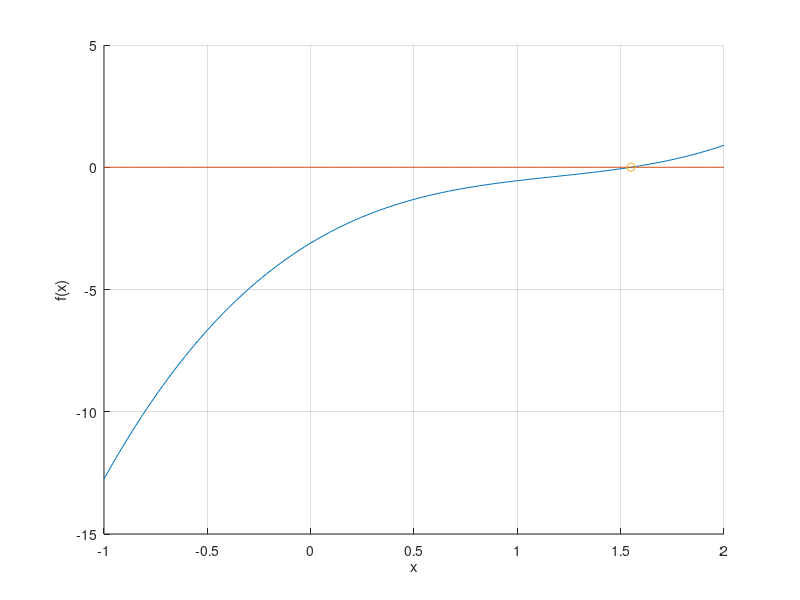

Source code (MATLAB): (Note: this script raises an error after producing the figure.)
%% %Задание 1
clear;
P = [1, -3.55, 5.1, -3.1];
x=linspace(-1,2,100);
hold on;
F=polyval(P,x);
plot(x,F);
format short;
R=roots(P);
plot(x,0*x);
for x=1:1:size(R)
    if isreal(R(x))
        plot(R(x),0*R(x), 'o');
    end
end
grid on;
ylabel('f(x)');
xlabel('x');
hold off;
%% %Задание 2
clear;
P =[1,0.1,0.2,-0.2,-2,1];
x=linspace(-1.2,1.2,800);
R=roots(P);
for a=1:1:size(R)
    if isreal(R(a))
        x0 = R(a);
    end
end
for a=1:1:size(R)
    if isreal(R(a)) && x0<R(a)
        x0 = R(a);
    end
end
x0 = x0*1/2;
x1 = -x0;
f = sym('x').^5+0.1*sym('x').^4+0.2*sym('x').^3-0.2*sym('x').^2-2*sym('x')+1;
fdiff = diff(sym('x').^5+0.1*sym('x').^4+0.2*sym('x').^3-0.2*sym('x').^2-2*sym('x')+1);
fx0 = subs(f,'x',x0);
k = subs(fdiff,'x',x0);
fcass=sym('fx0s')+sym('ks').*(x-sym('x0s'));
fcass=subs(fcass,'ks',k);
fcass=subs(fcass,'x0s',x0);
fcass=subs(fcass,'fx0s',fx0);
fx1 = subs(f,'x',x1);
k1 = subs(fdiff,'x',x1);
fnorm = sym('fx1s')+sym('k1s').*(x-sym('x1s'));
fnorm=subs(fnorm,'k1s',-1./k1);
fnorm=subs(fnorm,'x1s',x1);
fnorm=subs(fnorm,'fx1s',fx1);
alpha = atan(-1./k1);
y1 = subs(f, 'x', x1);
x2 = x1+cos(alpha);
y2 = y1+sin(alpha);
hold on;
F=polyval(P,x);
plot(x,F, 'LineWidth', 1.5);
plot(x,fcass, 'LineWidth', 1.5);
line([x1,x2], [y1,y2],'LineWidth', 1.5)
plot(x,fnorm,'LineWidth', 0.8);
grid on;
ylabel('f(x)');
xlabel('x');
hold off;
axis equal;
%% %Задание 3
clear;
A1 =[2, -3, 4, -5, 6];
B1 =[1, -3, 1];
[q1,r1] = deconv(A1,B1);
A2 = [1, -3, -1, -1];
B2 = [3, -2, 1];
[q2,r2] = deconv(A2,B2);
%% %Задание 4
clear;
f = [1, -2, 6, -10, 16];
x0 = 4;
f0 = f;
sizef = size(f);
for a=1:1:2
    for b=2:1:sizef(2)-a+1
        f0(b) = f0(b-1)*x0+f0(b);
    end
end
fx0 = f0(sizef(2));
fdiffxo = f0(sizef(2)-1);

g = [1, 1+2i, -1-3i, 7];
x0 = -2-i;
g0 = g;
sizeg = size(g);
for a=1:1:2
    for b=2:1:sizeg(2)-a+1
        g0(b) = g0(b-1)*x0+g0(b);
    end
end
gx0 = g0(sizeg(2));
gdiffxo = g0(sizeg(2)-1);
%% %Задание 5
clear;
f = sym('x').^(2.*sym('n'))-sym('n').*sym('x').^(sym('n')+1)+sym('n').*sym('x').^(sym('n')-1)-1;
n = input("Введите степень n в уравнении x^2*n-n*x^(n+1)+n*x^(n-1)-1: ");
f = subs(f,'n',n);
F = sym2poly(f);
R=roots(F);
Rsize = size(R);
fdiff = diff(f);
xmulti = R;
for a=1:1:Rsize(1)
    if ~isreal(R(a))
        xmulti(a)=NaN;
    end
    if ~subs(fdiff,'x',int8(R(a)))==0
        xmulti(a)=NaN;
    end
end
xmin = min(xmulti,[],'omitnan');
xmax = max(xmulti,[],'omitnan');
line([xmin,xmax], [0,0],'LineWidth', 1.5)
grid on;
ylabel('f(x)');
xlabel('x');
%% Задание 6
clear;
[r1,p1,K1]=residue([1,0,0],conv([1,-1],conv([1,2],[1,3])));
[r2,p2,K2]=residue([1,3],conv([1,-1],[1,0,1]));
[r3,p3,K3]=residue([1,0,0],[1,0,0,0,-1]);
%% Задание 7 1
clear;
n = input("Введите количество переменных n для построение полинома: ");
x1 = zeros([1,n]);
y1 = zeros([1,n]);
for a=1:1:n
    x1(a) = a;
    y1(a) = 1./a;
end
f1 = polyfit(x1,y1,n);
Rf = roots(f1);
Rfcopy = Rf;
b=0;
for a = 1:1:n
    if ~isreal(Rfcopy(a))
        Rfcopy(a)= NaN;
        b = b+1;
    end
end
xex=0;
TF = isnan(Rfcopy);
if n-b==1
  for a = 1:1:n
      if TF~=1
          xex = Rfcopy(a);
      end
  end
end
xmin = min(Rfcopy,[],'omitnan');
xmax = max(Rfcopy,[],'omitnan');
if n-b==1
    plot(xex,0,'o')
else
    line([xmin,xmax], [0,0],'LineWidth', 1.5);
end
grid on;
ylabel('f(x)');
xlabel('x');
%% Задание 7 2
clear;
x2 = [-1, 0, 1, 2, 3];
y2 = [6, 5, 0, 3, 2];
f2 = polyfit(x2,y2,5);
Rf = roots(f2);
Rfcopy = Rf;
b=0;
for a = 1:1:5
    if ~isreal(Rfcopy(a))
        Rfcopy(a)= NaN;
        b = b+1;
    end
end
xex=0;
TF = isnan(Rfcopy);
if 5-b==1
  for a = 1:1:5
      if TF~=1
          xex = Rfcopy(a);
      end
  end
end
xmin = min(Rfcopy,[],'omitnan');
xmax = max(Rfcopy,[],'omitnan');
if 5-b==1
    plot(xex,0,'o')
else
    line([xmin,xmax], [0,0],'LineWidth', 1.5);
end
grid on;
ylabel('f(x)');
xlabel('x');
%% Задание 8 1
clear;
f = [1,-6,15,-14]
Rf = roots(f);
fsize = size(Rf);
Rfcopy = Rf;
b=0;
for a = 1:1:fsize(1)
    if ~isreal(Rfcopy(a))
        Rfcopy(a)= NaN;
        b = b+1;
    end
end
xex=0;
TF = isnan(Rfcopy);
if fsize(1)-b==1
  for a = 1:1:fsize(1)
      if TF~=1
          xex = Rfcopy(a);
      end
  end
end
xmin = min(Rfcopy,[],'omitnan');
xmax = max(Rfcopy,[],'omitnan');
if fsize(1)-b==1
    plot(xex,0,'o')
else
    line([xmin,xmax], [0,0],'LineWidth', 1.5);
end
grid on;
ylabel('f(x)');
xlabel('x');
%% Задание 8 2
clear;
f = [24,10,-1,-19,-5,6]
Rf = roots(f);
fsize = size(Rf);
Rfcopy = Rf;
b=0;
for a = 1:1:fsize(1)
    if ~isreal(Rfcopy(a))
        Rfcopy(a)= NaN;
        b = b+1;
    end
end
xex=0;
TF = isnan(Rfcopy);
if fsize(1)-b==1
  for a = 1:1:fsize(1)
      if TF~=1
          xex = Rfcopy(a);
      end
  end
end
xmin = min(Rfcopy,[],'omitnan');
xmax = max(Rfcopy,[],'omitnan');
if fsize(1)-b==1
    plot(xex,0,'o')
else
    line([xmin,xmax], [0,0],'LineWidth', 1.5);
end
grid on;
ylabel('f(x)');
xlabel('x');
%% Задание 8 3
clear;
f = [1,-6,11,-1,-18,20,-8]
Rf = roots(f);
fsize = size(Rf);
Rfcopy = Rf;
b=0;
for a = 1:1:fsize(1)
    if ~isreal(Rfcopy(a))
        Rfcopy(a)= NaN;
        b = b+1;
    end
end
xex=0;
TF = isnan(Rfcopy);
if fsize(1)-b==1
  for a = 1:1:fsize(1)
      if TF~=1
          xex = Rfcopy(a);
      end
  end
end
xmin = min(Rfcopy,[],'omitnan');
xmax = max(Rfcopy,[],'omitnan');
if fsize(1)-b==1
    plot(xex,0,'o')
else
    line([xmin,xmax], [0,0],'LineWidth', 1.5);
end
grid on;
ylabel('f(x)');
xlabel('x');
%% Задача 9
clear;
n = input("Введите размерность матрицы nxn: ");
X = rand(n);
e = eig(X);
f = poly(e);
y = polyval(f,X);
TF = (y==zeros(n));
%% Задача 10 1
clear;
f = [1, 2, -1, -4, -2];
g = [1, 1, -1, -2, -2];
% Rf = roots(f);
% Rfsize = size(Rf);
% Rg = roots(g);
% Rgsize = size(Rg);
% TF = zeros(size(Rf));
% for a = 1:1:Rfsize(1)
%     for b = 1:1:Rgsize(1)
%         if (abs(Rf(a)-Rg(b)))<=1e-10 
%             TF(a) = Rf(a);
%         end
%     end
% end
% nodfg = poly(TF);
[q,r] = deconv(f,g);
f1 = g;
g1 = r;
u_2 = [0,1];
u_1 = [0,-q];
u = [0,-q];
% u при g, v при f
v_2 = [0,0];
v_1 = [0,1];
v = [0,1];
while f1(1)==0
    f1(:,1) = [];
end
while g1(1)==0
    g1(:,1) = [];
end
while min(r)~=0 || max(r)~=0
    [q,r] = deconv(f1,g1);
    f1 = g1;
    g1 = r;
    while f1(1)==0
        f1(:,1) = [];
    end
    while g1(1)==0 && (min(r)~=0 || max(r)~=0)
        g1(:,1) = [];
    end
    u = conv(-q, u_1);
    usize = size(u);
    u_2size = size(u_2);
    while u_2size(2)<usize(2)
        u_2 = [0,u_2];
        u_2size = size(u_2);
    end
    u = u+u_2;
    v = conv(-q, v_1);
    vsize = size(v);
    v_2size = size(v_2);
    while v_2size(2)<vsize(2)
        v_2 = [0,v_2];
        v_2size = size(v_2);
    end
    v = v+v_2;

    u_2 = u_1; 
    u_1 = u;
    v_2 = v_1; 
    v_1 = v;
end
nodfg = f1;
%% Задача 10 2
clear;
f = [1, 3, 1, 1, 3, 1];
g = [1, 2, 1, 2];
[q,r] = deconv(f,g);
f1 = g;
g1 = r;
u_2 = [0,1];
u_1 = [0,-q];
u = [0,-q];
% u при g, v при f
v_2 = [0,1];
v_1 = [0,1];
v = [0,1];
while f1(1)==0
    f1(:,1) = [];
end
while g1(1)==0
    g1(:,1) = [];
end
while min(r)~=0 || max(r)~=0
    [q,r] = deconv(f1,g1);
    f1 = g1;
    g1 = r;
    while f1(1)==0
        f1(:,1) = [];
    end
    while g1(1)==0 && (min(r)~=0 || max(r)~=0)
        g1(:,1) = [];
    end
    u = conv(-q, u_1);
    usize = size(u);
    u_2size = size(u_2);
    while u_2size(2)<usize(2)
        u_2 = [0,u_2];
        u_2size = size(u_2);
    end
    u = u+u_2;
    v = conv(-q, v_1);
    vsize = size(v);
    v_2size = size(v_2);
    while v_2size(2)<vsize(2)
        v_2 = [0,v_2];
        v_2size = size(v_2);
    end
    v = v+v_2;

    u_2 = u_1; 
    u_1 = u;
    v_2 = v_1; 
    v_1 = v;
end
nodfg = f1;
%% Задача 10 3
clear;
f = [1,-1,-4,4,1];
g = [1,-1,-1];
[q,r] = deconv(f,g);
f1 = g;
g1 = r;
u_2 = [0,1];
u_1 = [0,-q];
u = [0,-q];
% u при g, v при f
v_2 = [0,1];
v_1 = [0,1];
v = [0,1];
while f1(1)==0
    f1(:,1) = [];
end
while g1(1)==0
    g1(:,1) = [];
end
while min(r)~=0 || max(r)~=0
    [q,r] = deconv(f1,g1);
    f1 = g1;
    g1 = r;
    while f1(1)==0
        f1(:,1) = [];
    end
    while g1(1)==0 && (min(r)~=0 || max(r)~=0)
        g1(:,1) = [];
    end
    u = conv(-q, u_1);
    usize = size(u);
    u_2size = size(u_2);
    while u_2size(2)<usize(2)
        u_2 = [0,u_2];
        u_2size = size(u_2);
    end
    u = u+u_2;
    v = conv(-q, v_1);
    vsize = size(v);
    v_2size = size(v_2);
    while v_2size(2)<vsize(2)
        v_2 = [0,v_2];
        v_2size = size(v_2);
    end
    v = v+v_2;

    u_2 = u_1; 
    u_1 = u;
    v_2 = v_1; 
    v_1 = v;
end
nodfg = f1;
%% %Задача 11
clear;
X = ones([100,1]);
Y = poly(X);
R = roots(Y);
x=linspace(-10,10,800);
F=polyval(Y,x);
hold on
plot(x,F);
for a=1:1:100
    plot(R(a), (R(a)-1).^100,'o')
end
grid on;
ylabel('f(x)');
xlabel('x');
hold off;